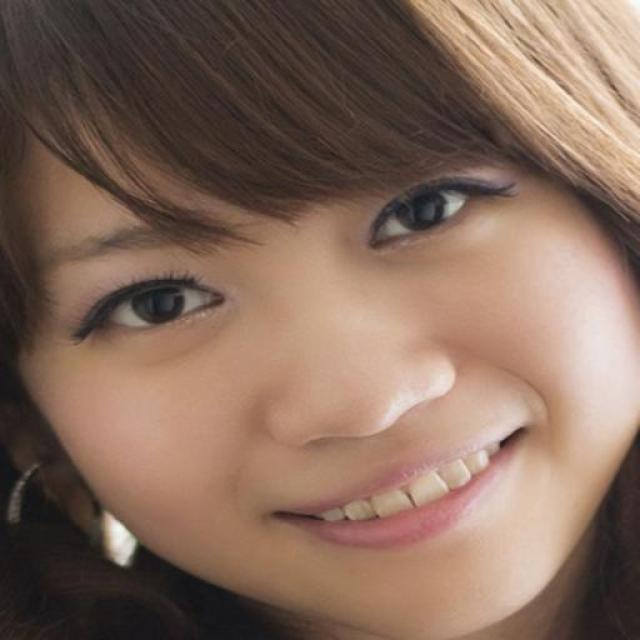
#> input picture data/train/train1.jpg, 640 x 640 px
$ jupyter execute --allow-errors skin_tone_Detection.ipynb
#> lines starting #> are read from the running program, lines starting #| are printed output that depends on the picture
### Step 1: Data Collection

[cell 1]
import cv2
import numpy as np
import matplotlib.pyplot as plt

[cell 2]
image_paths = [
    "data/train/train1.jpg",
    "data/train/train2.jpg",
    "data/train/train3.jpg",
    "data/train/train4.jpg",
    "data/train/train5.jpg",
    "data/train/train6.jpg",
    "data/train/train7.jpg",
    "data/train/train8.jpg",
    "data/train/train9.jpg",
    "data/train/train10.jpg",
    "data/train/train11.jpg",
    "data/train/train12.jpg",
    "data/train/train13.jpg",
    "data/train/train14.jpg",
    "data/train/train15.jpg",
    "data/train/train16.jpg",
    "data/train/train17.jpg",
    "data/train/train18.jpg",
    "data/train/train19.jpg",
    "data/train/train20.jpg"  ]


images = []

for path in image_paths:
    img = cv2.imread(path)
#> img is the input picture: shape (640, 640, 3); mean B, G, R 91.6, 106.4, 132.9

    if img is not None:
        images.append(img)

print("Loaded images:", len(images))

### Step 02 : Convert to Chromaticity Space

[cell 3]
chromaticity_images = []
#> chromaticity_images = []

for img in images:

    # Convert BGR → RGB
    img_rgb = cv2.cvtColor(img, cv2.COLOR_BGR2RGB).astype(np.float32)

    R = img_rgb[:, :, 0]
    G = img_rgb[:, :, 1]
    B = img_rgb[:, :, 2]

    sum_rgb = R + G + B
    sum_rgb[sum_rgb == 0] = 1

    x = R / sum_rgb
    y = G / sum_rgb

    chromaticity_images.append((x, y))
#> this loop made 6 passes
#> pass 1, `R = img_rgb[:, :, 0]`:
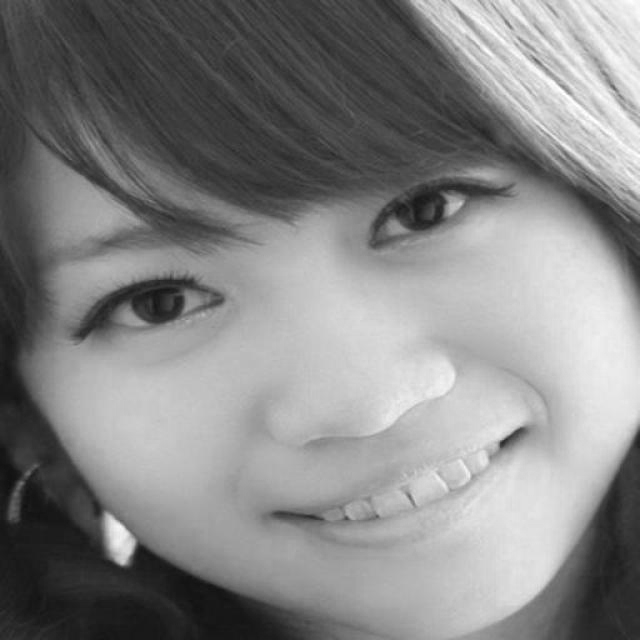
#> R: shape (640, 640) float32; min 15, max 255, mean 132.9
#> pass 1, `G = img_rgb[:, :, 1]`:
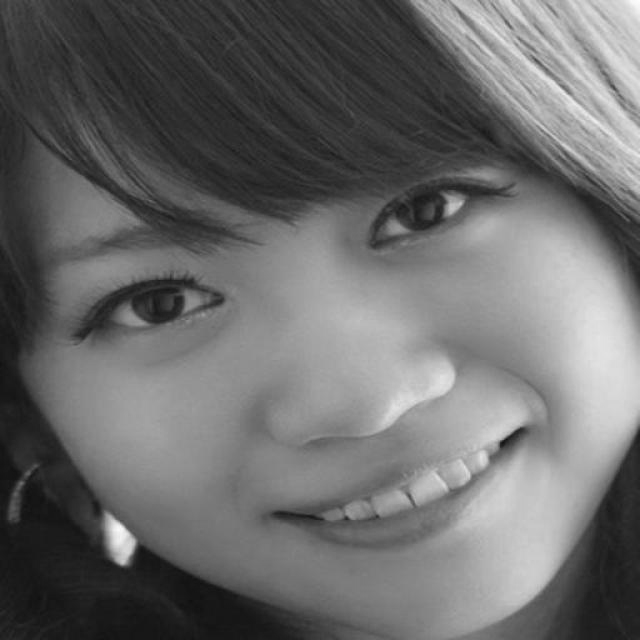
#> G: shape (640, 640) float32; min 15, max 254, mean 106.4
#> pass 1, `B = img_rgb[:, :, 2]`:
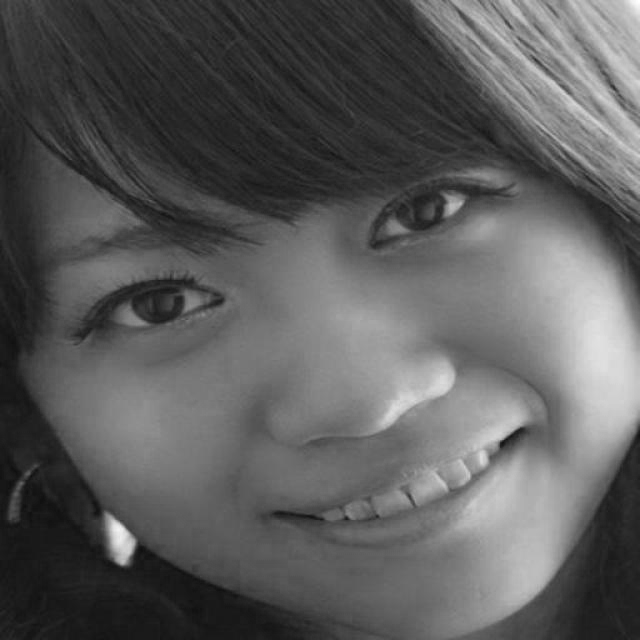
#> B: shape (640, 640) float32; min 15, max 255, mean 91.6
#> after the loop:
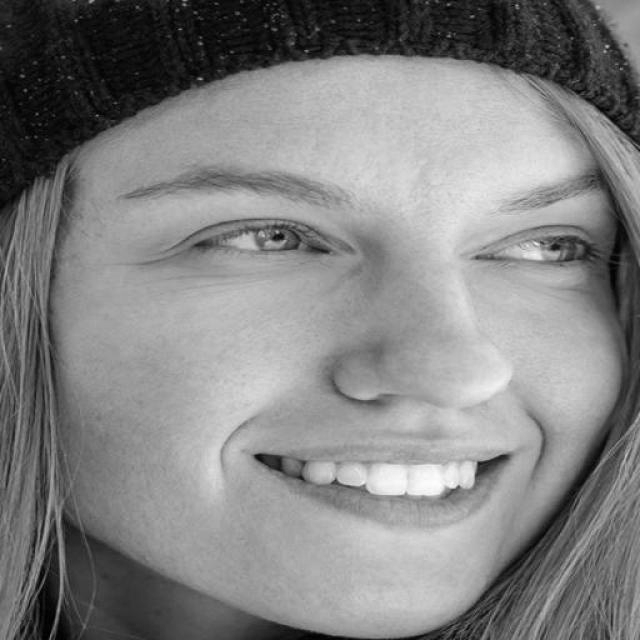
#> sum_rgb: shape (640, 640) float32; min 1, max 704, mean 360.9; drawn with min black and max white

print("Chromaticity conversion done for all images")

[cell 4]
r, g = chromaticity_images[0]
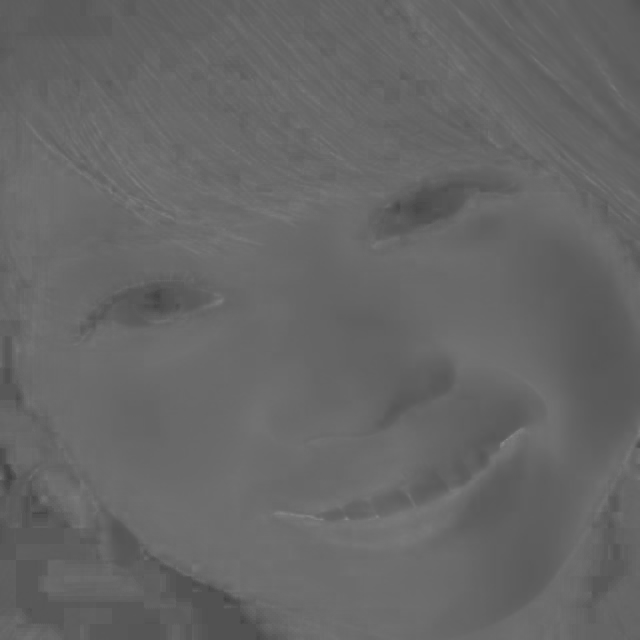
#> r: shape (640, 640) float32; min 0.254, max 0.538, mean 0.402
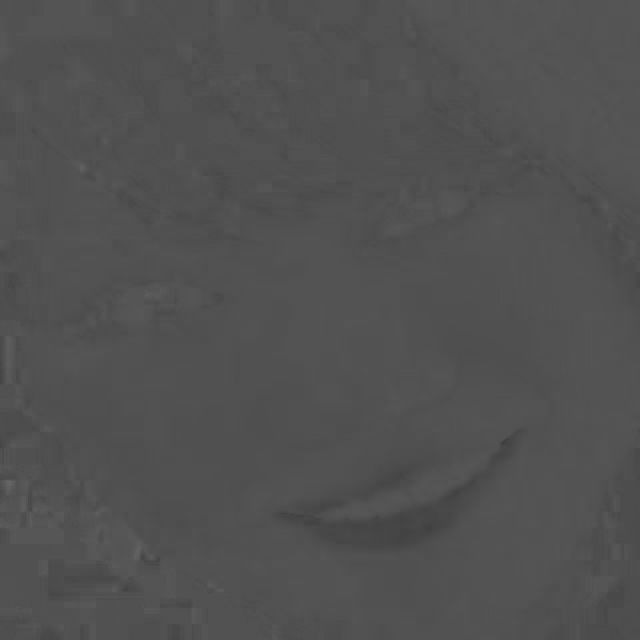
#> g: shape (640, 640) float32; min 0.224, max 0.406, mean 0.32

plt.figure(figsize=(10,4))

plt.subplot(1,2,1)
plt.imshow(r, cmap="Reds")
plt.title("r channel")
plt.axis("off")

plt.subplot(1,2,2)
plt.imshow(g, cmap="Greens")
plt.title("g channel")
plt.axis("off")

plt.show()

### Step 3: Skin Region Selection
---- Single Image Sectioning for Getting Correct area to crop----

[cell 5]
img = cv2.imread("data/train/train1.jpg")
img_rgb = cv2.cvtColor(img, cv2.COLOR_BGR2RGB)

x1, x2, y1, y2 = 350, 400, 250, 300

crop = img_rgb[x1:x2, y1:y2]
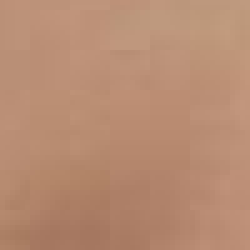
#> crop: shape (50, 50, 3) (shown 5 times larger); mean R, G, B 183.7, 139.8, 114.2

plt.figure(figsize=(10,4))
plt.subplot(1,2,1)
plt.imshow(img_rgb)
plt.title("Original Image")
plt.axis("off")

plt.subplot(1,2,2)
plt.imshow(crop)
plt.title("Skin Crop")
plt.axis("off")

plt.show()

[cell 6]
cv2.imwrite("data/skin_patches/crop_1.jpg", crop)
#> Out = True

[cell 7]
skin_crops = []

for i in range(1, 21):

    path = f"data/skin_patches/crop_{i}.jpg"

    img = cv2.imread(path)
#> img: shape (50, 50, 3)

    if img is not None:
        img_rgb = cv2.cvtColor(img, cv2.COLOR_BGR2RGB)
#> img_rgb: shape (50, 50, 3)
        skin_crops.append(img_rgb)
    else:
        print(f"Missing file: {path}")

print("Total loaded patches:", len(skin_crops))

plt.figure(figsize=(12,8))

for i, crop in enumerate(skin_crops):
    plt.subplot(4, 5, i+1)
    plt.imshow(crop)
    plt.title(i+1)
    plt.axis("off")

plt.show()
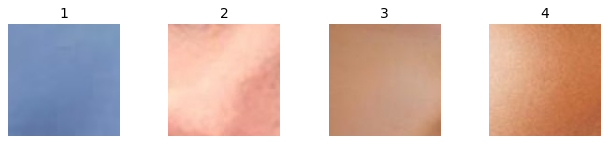
#> figure drawn by matplotlib, 4 panels

### Step 4: Build Skin Color Model

[cell 8]
all_skin_pixels = []

for crop in skin_crops:

    crop = crop.astype(np.float32)

    height, width, channels = crop.shape

    for x in range(height):
        for y in range(width):

            R = crop[x, y, 0]
            G = crop[x, y, 1]
            B = crop[x, y, 2]

            total = R + G + B

            if total == 0:
                total = 1

            r = R / total
            g = G / total

            all_skin_pixels.append([r, g])

# Convert to numpy array
all_skin_pixels = np.array(all_skin_pixels)

print("Final dataset shape:", all_skin_pixels.shape)
#| Final dataset shape: (45700, 2)

[cell 9]
mean_vector = np.mean(all_skin_pixels, axis=0)

print("Mean vector:", mean_vector)

[cell 10]
cov_matrix = np.cov(all_skin_pixels.T)

print("Covariance matrix:\n", cov_matrix)

[cell 11]
r_values = all_skin_pixels[:, 0]
g_values = all_skin_pixels[:, 1]

plt.figure(figsize=(12,5))

# Histogram for r
plt.subplot(1,2,1)
plt.hist(r_values, bins=50)
plt.title("Histogram of r values")
plt.xlabel("r")
plt.ylabel("Frequency")

# Histogram for g
plt.subplot(1,2,2)
plt.hist(g_values, bins=50)
plt.title("Histogram of g values")
plt.xlabel("g")
plt.ylabel("Frequency")

plt.figure(figsize=(6,6))
plt.scatter(r_values, g_values, s=1, alpha=0.3, label="Skin Pixels")

# mean point
plt.scatter(mean_vector[0], mean_vector[1], color='red', s=100, label="Mean")

plt.xlabel("r")
plt.ylabel("g")
plt.title("Skin Distribution with Mean")

plt.legend()
plt.grid(True)

plt.show()
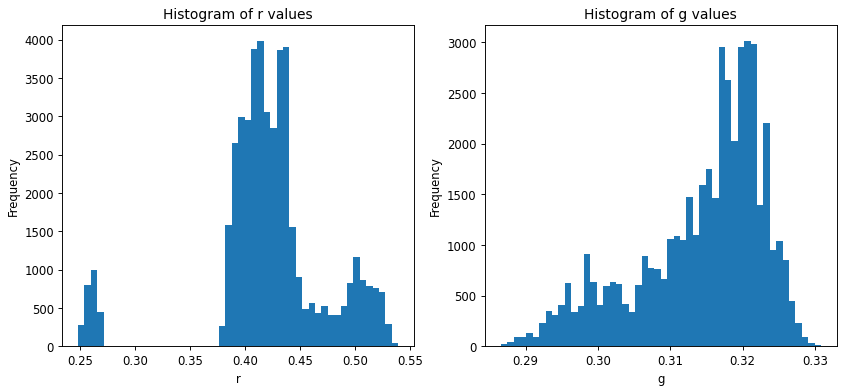
#> figure drawn by matplotlib, 2 panels; panel 1: tallest bar 3989 high, from x = 0.411 to 0.417; panel 2: tallest bar 3017 high, from x = 0.32 to 0.321
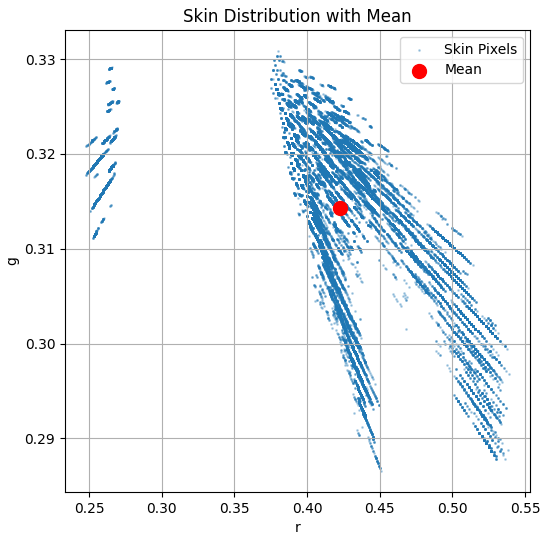
#> figure drawn by matplotlib, 1 panel
